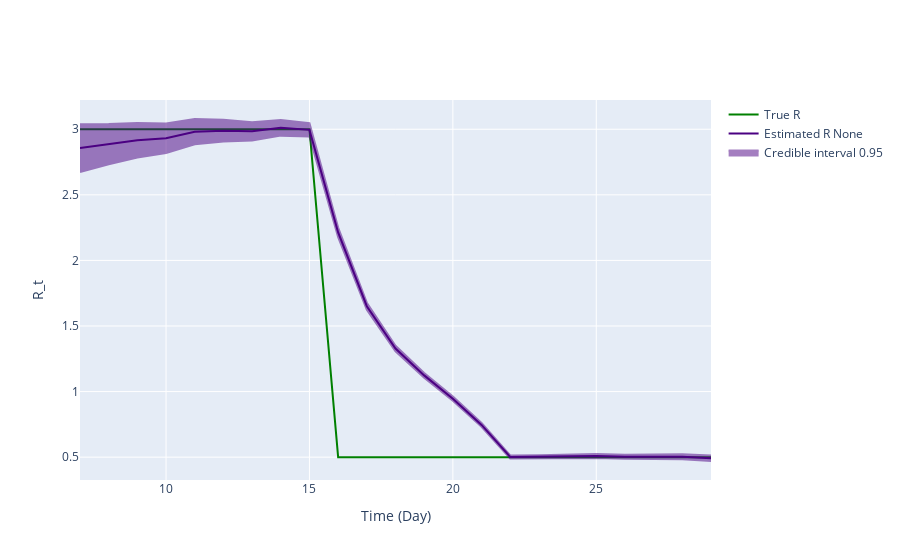

Notebook source saved alongside this figure:
### Code cell
fig = ReproductionNumberPlot()

fig.add_ground_truth_rt(ground_truth)
fig.add_interval_rt(interval2)

fig.update_labels(time_label='Time (Day)', r_label='R_t')

fig.show_figure()

### Figure 1 — Plotly figure (JSON) as saved in the notebook; plotly's stock layout.template omitted (floating-point values rounded to 4 significant figures)
{"data": [{"line": {"color": "green"}, "mode": "lines", "name": "True R", "type": "scatter", "x": [7, 8, 9, 10, 11, 12, 13, 14, 15, 16, 17, 18, 19, 20, 21, 22, 23, 24, 25, 26, 27, 28, 29], "y": [3, 3, 3, 3, 3, 3, 3, 3, 3, 0.5, 0.5, 0.5, 0.5, 0.5, 0.5, 0.5, 0.5, 0.5, 0.5, 0.5, 0.5, 0.5, 0.5]}, {"line": {"color": "indigo"}, "mode": "lines", "name": "Estimated R None", "type": "scatter", "x": [7, 8, 9, 10, 11, 12, 13, 14, 15, 16, 17, 18, 19, 20, 21, 22, 23, 24, 25, 26, 27, 28, 29], "y": [2.857, 2.886, 2.917, 2.932, 2.982, 2.989, 2.984, 3.011, 2.995, 2.214, 1.651, 1.328, 1.123, 0.9459, 0.7457, 0.5013, 0.5021, 0.5046, 0.5086, 0.5032, 0.5028, 0.5033, 0.4912]}, {"fill": "toself", "fillcolor": "indigo", "line": {"color": "indigo"}, "mode": "lines", "name": "Credible interval 0.95", "opacity": 0.5, "showlegend": true, "type": "scatter", "x": [7, 8, 9, 10, 11, 12, 13, 14, 15, 16, 17, 18, 19, 20, 21, 22, 23, 24, 25, 26, 27, 28, 29, 29, 28, 27, 26, 25, 24, 23, 22, 21, 20, 19, 18, 17, 16, 15, 14, 13, 12, 11, 10, 9, 8, 7], "y": [3.039, 3.039, 3.049, 3.044, 3.078, 3.072, 3.054, 3.07, 3.046, 2.25, 1.678, 1.35, 1.142, 0.9622, 0.76, 0.513, 0.5143, 0.5179, 0.5232, 0.5192, 0.5202, 0.5223, 0.5117, 0.4707, 0.4843, 0.4855, 0.4873, 0.494, 0.4914, 0.4899, 0.4895, 0.7315, 0.9296, 1.105, 1.307, 1.624, 2.177, 2.945, 2.951, 2.915, 2.907, 2.885, 2.819, 2.785, 2.734, 2.675]}], "layout": {"hovermode": "x unified", "xaxis": {"title": {"text": "Time (Day)"}}, "yaxis": {"title": {"text": "R_t"}}}}
